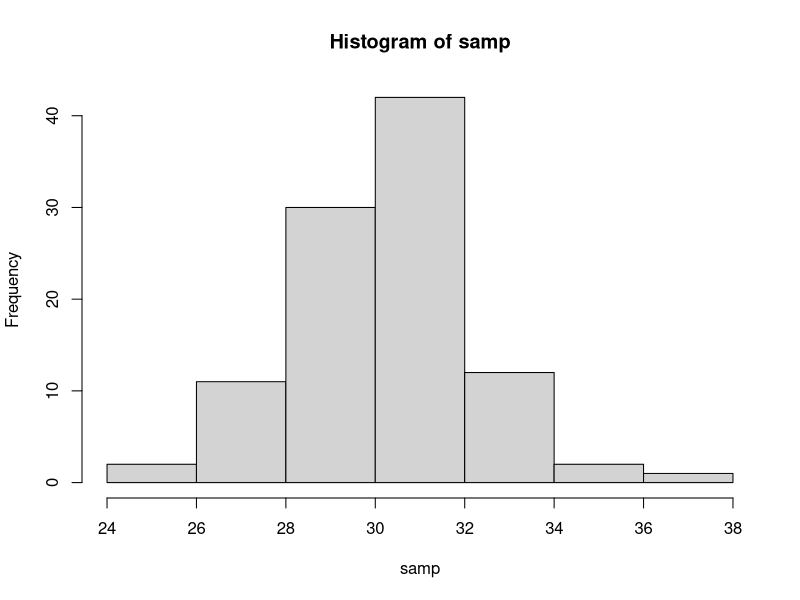

Recreate this plot in R.
rm(list = ls())

# assign function rnorm to variable
samp <- rnorm(100, mean = 30, sd = 2)

# showing points in histogram
hist(samp)
dev.off()
